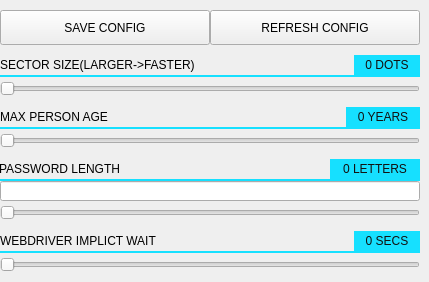
     <widget class="QWidget" name="params">
      <attribute name="title">
       <string>PARAMS</string>
      </attribute>
      <widget class="QWidget" name="params_sectorSize" native="true">
       <property name="geometry">
        <rect>
         <x>0</x>
         <y>55</y>
         <width>420</width>
         <height>42</height>
        </rect>
       </property>
       <widget class="QLabel" name="params_sectorSize_title">
        <property name="geometry">
         <rect>
          <x>0</x>
          <y>1</y>
          <width>216</width>
          <height>18</height>
         </rect>
        </property>
        <property name="styleSheet">
         <string notr="true"/>
        </property>
        <property name="text">
         <string>SECTOR SIZE(LARGER-&gt;FASTER)</string>
        </property>
       </widget>
       <widget class="QSlider" name="params_sectorSize_horizontalSlider">
        <property name="geometry">
         <rect>
          <x>0</x>
          <y>26</y>
          <width>420</width>
          <height>16</height>
         </rect>
        </property>
        <property name="styleSheet">
         <string notr="true"/>
        </property>
        <property name="orientation">
         <enum>Qt::Horizontal</enum>
        </property>
       </widget>
       <widget class="QLabel" name="params_sectorSize_dots">
        <property name="geometry">
         <rect>
          <x>354</x>
          <y>0</y>
          <width>66</width>
          <height>20</height>
         </rect>
        </property>
        <property name="minimumSize">
         <size>
          <width>66</width>
          <height>20</height>
         </size>
        </property>
        <property name="styleSheet">
         <string notr="true">background-color: #16e0ff;
color: #111111;
padding: 1px;</string>
        </property>
        <property name="text">
         <string>0 DOTS</string>
        </property>
        <property name="alignment">
         <set>Qt::AlignCenter</set>
        </property>
       </widget>
       <widget class="QLabel" name="params_sectorSize_devider">
        <property name="geometry">
         <rect>
          <x>0</x>
          <y>20</y>
          <width>420</width>
          <height>2</height>
         </rect>
        </property>
        <property name="styleSheet">
         <string notr="true">background-color: #16e0ff;</string>
        </property>
        <property name="text">
         <string/>
        </property>
       </widget>
      </widget>
      <widget class="QPushButton" name="params_save_config">
       <property name="geometry">
        <rect>
         <x>0</x>
         <y>10</y>
         <width>210</width>
         <height>35</height>
        </rect>
       </property>
       <property name="styleSheet">
        <string notr="true">border-right: 2px solid #0a0a0a;</string>
       </property>
       <property name="text">
        <string>SAVE CONFIG</string>
       </property>
      </widget>
      <widget class="QPushButton" name="params_refresh_config">
       <property name="geometry">
        <rect>
         <x>210</x>
         <y>10</y>
         <width>210</width>
         <height>35</height>
        </rect>
       </property>
       <property name="styleSheet">
        <string notr="true"/>
       </property>
       <property name="text">
        <string>REFRESH CONFIG</string>
       </property>
      </widget>
      <widget class="QWidget" name="params_passwordLength" native="true">
       <property name="geometry">
        <rect>
         <x>0</x>
         <y>159</y>
         <width>420</width>
         <height>62</height>
        </rect>
       </property>
       <widget class="QSlider" name="params_passwordLength_horizontalSlider">
        <property name="geometry">
         <rect>
          <x>0</x>
          <y>46</y>
          <width>420</width>
          <height>16</height>
         </rect>
        </property>
        <property name="styleSheet">
         <string notr="true"/>
        </property>
        <property name="orientation">
         <enum>Qt::Horizontal</enum>
        </property>
       </widget>
       <widget class="QLabel" name="params_passwordLength_letters">
        <property name="geometry">
         <rect>
          <x>330</x>
          <y>0</y>
          <width>90</width>
          <height>20</height>
         </rect>
        </property>
        <property name="minimumSize">
         <size>
          <width>66</width>
          <height>20</height>
         </size>
        </property>
        <property name="styleSheet">
         <string notr="true">background-color: #16e0ff;
color: #111111;
padding: 1px;</string>
        </property>
        <property name="text">
         <string>0 LETTERS</string>
        </property>
        <property name="alignment">
         <set>Qt::AlignCenter</set>
        </property>
       </widget>
       <widget class="QLineEdit" name="params_passwordLength_lineEdit">
        <property name="geometry">
         <rect>
          <x>0</x>
          <y>22</y>
          <width>420</width>
          <height>20</height>
         </rect>
        </property>
        <property name="styleSheet">
         <string notr="true">QLineEdit:hover {
	border: none;
}

QLineEdit:focus {
	border:none;
}</string>
        </property>
        <property name="alignment">
         <set>Qt::AlignCenter</set>
        </property>
        <property name="readOnly">
         <bool>true</bool>
        </property>
       </widget>
       <widget class="QLabel" name="params_passwordLength_title">
        <property name="geometry">
         <rect>
          <x>-1</x>
          <y>1</y>
          <width>120</width>
          <height>18</height>
         </rect>
        </property>
        <property name="styleSheet">
         <string notr="true"/>
        </property>
        <property name="text">
         <string>PASSWORD LENGTH</string>
        </property>
       </widget>
       <widget class="QLabel" name="params_passwordLength_devider">
        <property name="geometry">
         <rect>
          <x>0</x>
          <y>20</y>
          <width>420</width>
          <height>2</height>
         </rect>
        </property>
        <property name="styleSheet">
         <string notr="true">background-color: #16e0ff;</string>
        </property>
        <property name="text">
         <string/>
        </property>
       </widget>
      </widget>
      <widget class="QWidget" name="params_maxAge" native="true">
       <property name="geometry">
        <rect>
         <x>0</x>
         <y>107</y>
         <width>420</width>
         <height>42</height>
        </rect>
       </property>
       <widget class="QLabel" name="params_maxAge_title">
        <property name="geometry">
         <rect>
          <x>0</x>
          <y>1</y>
          <width>112</width>
          <height>18</height>
         </rect>
        </property>
        <property name="styleSheet">
         <string notr="true"/>
        </property>
        <property name="text">
         <string>MAX PERSON AGE</string>
        </property>
       </widget>
       <widget class="QSlider" name="params_maxAge_horizontalSlider">
        <property name="geometry">
         <rect>
          <x>0</x>
          <y>26</y>
          <width>420</width>
          <height>16</height>
         </rect>
        </property>
        <property name="styleSheet">
         <string notr="true"/>
        </property>
        <property name="orientation">
         <enum>Qt::Horizontal</enum>
        </property>
       </widget>
       <widget class="QLabel" name="params_maxAge_years">
        <property name="geometry">
         <rect>
          <x>346</x>
          <y>0</y>
          <width>74</width>
          <height>20</height>
         </rect>
        </property>
        <property name="minimumSize">
         <size>
          <width>66</width>
          <height>20</height>
         </size>
        </property>
        <property name="styleSheet">
         <string notr="true">background-color: #16e0ff;
color: #111111;
padding: 1px;</string>
        </property>
        <property name="text">
         <string>0 YEARS</string>
        </property>
        <property name="alignment">
         <set>Qt::AlignCenter</set>
        </property>
       </widget>
       <widget class="QLabel" name="params_maxAge_devider">
        <property name="geometry">
         <rect>
          <x>0</x>
          <y>20</y>
          <width>420</width>
          <height>2</height>
         </rect>
        </property>
        <property name="styleSheet">
         <string notr="true">background-color: #16e0ff;</string>
        </property>
        <property name="text">
         <string/>
        </property>
       </widget>
      </widget>
      <widget class="QWidget" name="params_webDriverImplictWait" native="true">
       <property name="geometry">
        <rect>
         <x>0</x>
         <y>231</y>
         <width>420</width>
         <height>42</height>
        </rect>
       </property>
       <widget class="QLabel" name="params_webDriverImplictWait_title">
        <property name="geometry">
         <rect>
          <x>0</x>
          <y>1</y>
          <width>176</width>
          <height>18</height>
         </rect>
        </property>
        <property name="styleSheet">
         <string notr="true"/>
        </property>
        <property name="text">
         <string>WEBDRIVER IMPLICT WAIT</string>
        </property>
       </widget>
       <widget class="QSlider" name="params_webDriverImplictWait_horizontalSlider">
        <property name="geometry">
         <rect>
          <x>0</x>
          <y>26</y>
          <width>420</width>
          <height>16</height>
         </rect>
        </property>
        <property name="styleSheet">
         <string notr="true"/>
        </property>
        <property name="orientation">
         <enum>Qt::Horizontal</enum>
        </property>
       </widget>
       <widget class="QLabel" name="params_webDriverImplictWait_secs">
        <property name="geometry">
         <rect>
          <x>354</x>
          <y>0</y>
          <width>66</width>
          <height>20</height>
         </rect>
        </property>
        <property name="minimumSize">
         <size>
          <width>66</width>
          <height>20</height>
         </size>
        </property>
        <property name="styleSheet">
         <string notr="true">background-color: #16e0ff;
color: #111111;
padding: 1px;</string>
        </property>
        <property name="text">
         <string>0 SECS</string>
        </property>
        <property name="alignment">
         <set>Qt::AlignCenter</set>
        </property>
       </widget>
       <widget class="QLabel" name="params_webDriverImplictWait_devider">
        <property name="geometry">
         <rect>
          <x>0</x>
          <y>20</y>
          <width>420</width>
          <height>2</height>
         </rect>
        </property>
        <property name="styleSheet">
         <string notr="true">background-color: #16e0ff;</string>
        </property>
        <property name="text">
         <string/>
        </property>
       </widget>
      </widget>
     </widget>
